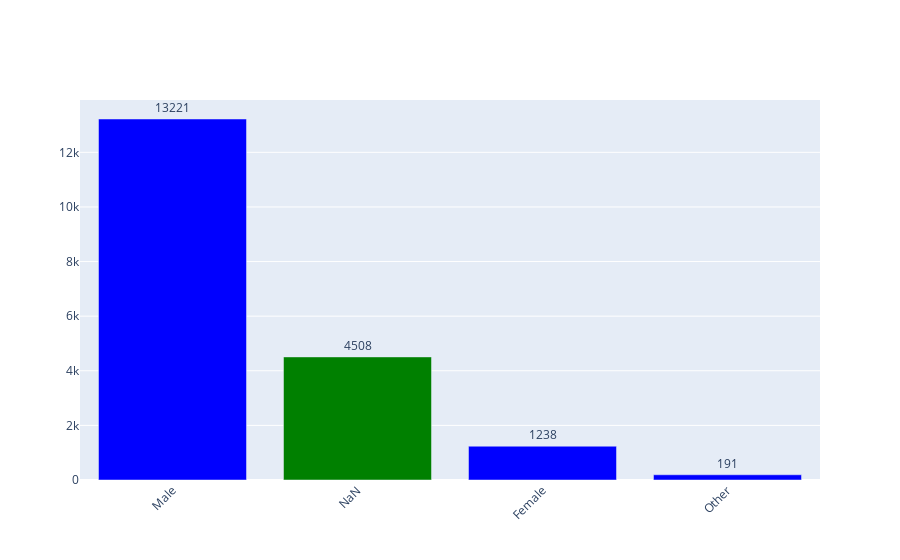

Write notebook code for a chart like this one.
### Code cell
fig = go.Figure()

fig.add_trace(
    go.Bar(
        x=counts_dict['gender'].index,
        y=counts_dict['gender'].values,
        text=counts_dict['gender'].values,
        textposition='outside',
        marker_color=['blue', 'green', 'blue', 'blue']
    )
)

fig.update_layout(xaxis_tickangle=-45)

fig.show()

### Figure 1 — Plotly figure (JSON) as saved in the notebook; plotly's stock layout.template omitted (floating-point values rounded to 4 significant figures)
{"data": [{"marker": {"color": ["blue", "green", "blue", "blue"]}, "text": [13221, 4508, 1238, 191], "textposition": "outside", "type": "bar", "x": ["Male", "NaN", "Female", "Other"], "y": [13221, 4508, 1238, 191]}], "layout": {"xaxis": {"tickangle": -45}}}
